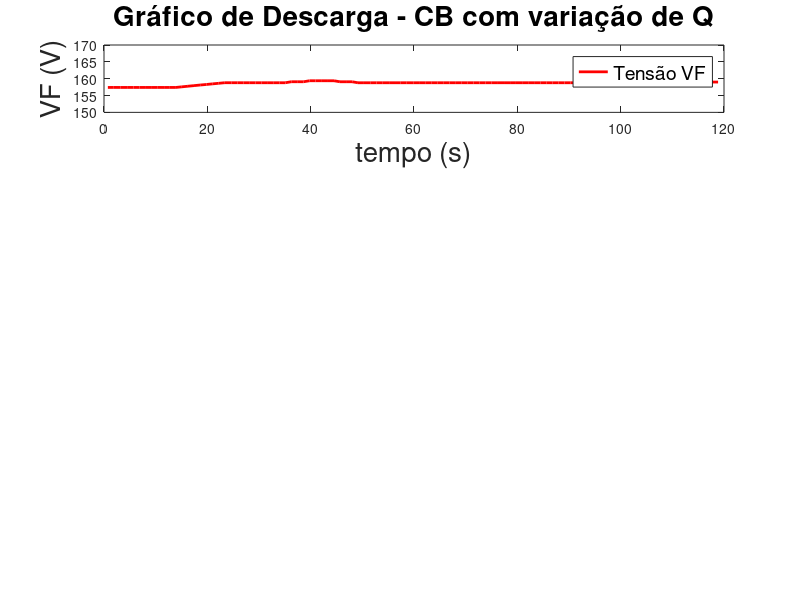

Recreate this plot in MATLAB. (Note: this script raises an error after producing the figure.)

% 
%                                                 XXIV Congresso Brasileiro de Automática (CBA 2022) 
% 
% Artigo: Utilização de um Simulador de Rede para Estudos de Integração de Geração Distribuída às Redes Elétricas	
% 
% 
% CHRYSTIANO ALVES GALDINO
% 
% Mestrado em Eng.Elétrica 
% Programa de Pós Graduação em Engenharia Elétrica - UFMG
% Belo Horizonte - MG 

%__________________________________________________________________________%

% %%%%%%%%% Teste 2 - CB com P constante e variação de Q(capacitivo) %%%%%%%%%

Array=csvread('teste2.csv'); %leitura do arquivo
col1 = Array(:, 1);  %armazena a coluna 1 - tempo(s)
col2 = Array(:, 2);  %armazena a coluna 2 - módulo de VF
col5 = Array(:, 5);  %armazena a coluna 5 - VF
col6 = Array(:, 6);  %armazena a coluna 6 - corrente
col7 = Array(:, 7);  %armazena a coluna 7 - FP
col8 = Array(:, 8);  %armazena a coluna 8 - Potência Ativa
col9 = Array(:, 9);  %armazena a coluna 9 - Potência Aparente
% 
% 
% 
% %gráfico do módulo de VF
% figure (1);
% plot(col1, col2,'r')
% title ('Gráfico de Descarga - CB');
% xlabel ('tempo (s)');
% ylabel ('Módulo de VF');
% %ylim([0 250])
% legend('Tensão VF')
% grid on;
% 
% %gráfico de corrente
% figure (2);
% plot(col1, col6,'b')
% title ('Gráfico de Descarga - CB');
% xlabel ('tempo (s)');
% ylabel ('Corrente');
% ylim([0 15])
% % ax = gca;
% % ax.FontSize = 16;
% legend('Corrente')
% grid on;
% 
% %gráfico de FP
% figure (3);
% plot(col1, -col7,'k')
% title ('Gráfico de Descarga - CB');
% xlabel ('tempo (s)');
% ylabel ('FP');
% %ylim([0.7 1])
% % ax = gca;
% % ax.FontSize = 16;
% legend('FP')
% grid on;
% 
% %gráfico de Potência Ativa
% figure (4);
% plot(col1, -col8,'k','LineWidth',2)
% title ('Gráfico de Descarga - CB');
% xlabel ('tempo (s)');
% ylabel ('P');
% %ylim([0 3000])
% % ax = gca;
% % ax.FontSize = 16;
% legend('Potência Ativa')
% grid on;
% 
% %gráfico de Potência Aparente
% figure (5);
% plot(col1, col9,'m')
% title ('Gráfico de Descarga - CB');
% xlabel ('tempo (s)');
% ylabel ('S');
% %ylim([0 3000])
% % ax = gca;
% % ax.FontSize = 16;
% legend('Potência Aparente')
% grid on;
% 
% 

%%%Variaveis do tamanho das letras ########
L1 = 20;
L2 = 14;
L3 = 16;




%%%%%%%  subplot VF %%%%%%
figure (21);

subplot(4,1,1);
 plot(col1, col2,'r','LineWidth',2)
 title ('Gráfico de Descarga - CB com variação de Q','FontSize', L1);
 xlabel ('tempo (s)','FontSize', L1);
 ylabel ('VF (V)','FontSize', L1);
 legend('Tensão VF','FontSize', L2)
 ylim([150 170])
%ylim([150 180])

ax = gca;
ax.FontSize = L3;

 grid on;

subplot(4,1,2); 
 plot(col1, -col7,'k','LineWidth',2)
 %title ('Gráfico de Descarga - CB com variação de Q','FontSize', L1);
 xlabel ('tempo (s)','FontSize', L1);
 ylabel ('FP','FontSize', L1);
 legend('Fator de Potência','FontSize', L2)
  %ylim([0.92 0.98])
 %ylim([150 180])

ax = gca;
ax.FontSize = L3;

 grid on;

 subplot(4,1,3); 
 plot(col1, col9,'b','LineWidth',2)
 %title ('Gráfico de Descarga - CB com variação de Q','FontSize', L1);
 xlabel ('tempo (s)','FontSize', L1);
 ylabel ('S (VA)','FontSize', L1);
 legend('Potência Aparente','FontSize', L2)
  %ylim([0.92 0.98])
 %ylim([150 180])

ax = gca;
ax.FontSize = L3;
grid on;

 subplot(4,1,4); 
 plot(col1,(col9.*sin(acos(col7))) ,'g','LineWidth',2)
 %title ('Gráfico de Descarga - CB com variação de Q','FontSize', L1);
 xlabel ('tempo (s)','FontSize', L1);
 ylabel ('Q (VAR)','FontSize', L1);
 legend('Potência Reativa','FontSize', L2)
  %ylim([0.92 0.98])
 ylim([700 1800])

ax = gca;
ax.FontSize = L3;
grid on;


% %%%%%%% subplot FP %%%%%%
% figure (22);
% 
% subplot(2,1,1);
% %plot(col1, col7,'r', col21, col27,'k')
% plot(col1, -1*col7,'r', col21, -1*col27,'k')
% title ('Gráfico de Carga - FP Unitário','FontSize', 28);
% xlabel ('tempo (s)','FontSize', 28);
% ylabel ('Fator de Potência','FontSize', 28);
% legend('Carga - CB', 'Carga - 10x CB','FontSize', 20)
% ylim([0 1])
% 
% ax = gca;
% ax.FontSize = 16;
% 
% grid on;
% 
% 
% subplot(2,1,2); 
% plot( col31, -1*col37,'r', col41, -1*col47,'k')
% %plot( col31, 1*col37,'r', col41, 1*col47,'k')
% title ('Gráfico de Descarga - FP Unitário','FontSize', 28);
% xlabel ('tempo (s)','FontSize', 28);
% ylabel ('Fator de Potência','FontSize', 28);
% legend('Descarga - CB', 'Descarga - 10x CB','FontSize', 20)
% %ylim([-1  -0.8])
% ylim([0 1])
% 
% ax = gca;
% ax.FontSize = 16;
% 
% grid on;
% 
% 
